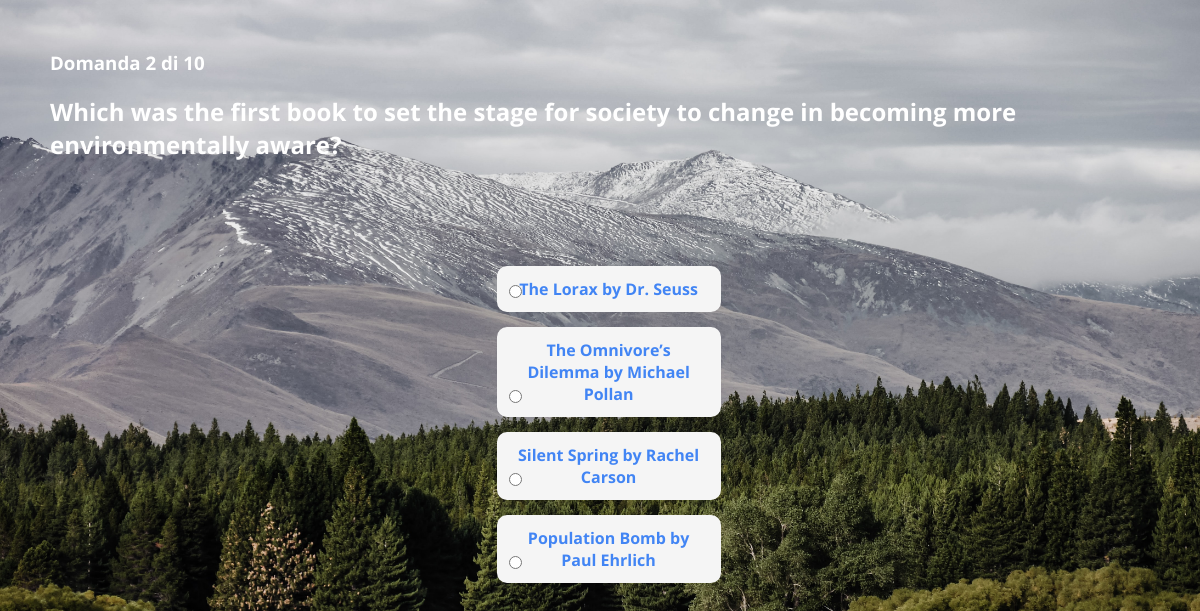
Page /quiz/questions/2 on the earlier database version.
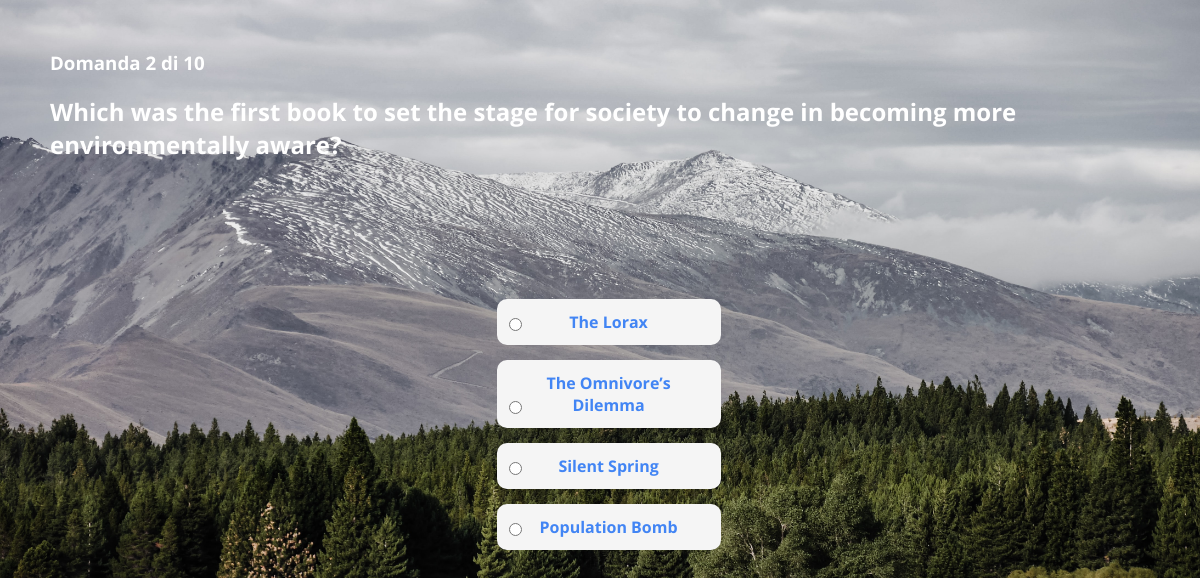
Same page on the later database version.
### quiz/models.py (models this page shows, shortened)
class Question(models.Model):
    prompt = models.CharField(max_length=1500)
    explanation = models.CharField(max_length=2000, default=None)
    def __str__(self):
        return f"{self.prompt}"

class Answers(models.Model):
    question = models.ForeignKey(Question, on_delete=models.CASCADE)
    text = models.CharField(max_length=1000)
    correct = models.BooleanField(default=False)
    def __str__(self):
        return f"{self.text}"

### quiz/views.py (the view)
# urls.py: path("questions/<int:num>", views.questions, name="questions"),
def questions(request, num):
    if 1 <= num <= 10:
        question = Question.objects.get(pk=num)
        answers = Answers.objects.filter(question=question)
        image = Backgrounds.objects.get(pk=num)
        questionNumber = num
        return render(request, "quiz/questions.html", {
        "question": question,
        "answers": answers,
        "questionNumber": questionNumber,
        "image": image
    })
    else:
        raise Http404("No such section")

### quiz/templates/quiz/questions.html (shortened to what this page needs)
{% load static %}
<link rel="stylesheet" type="text/css" href="{% static 'quiz/questions.css' %}">
<!DOCTYPE html>
<html lang="en">
    <head>
    </head>
    <body style="background-image: url(' {{ image.path }} ');">
            <div id="quizContainer">
                <div id="header">
                    <h3 style="margin-bottom: 20px;">Domanda {{ questionNumber }} di 10</h3>
                    <h2 style="margin-bottom: 20px;" id="qMobile">{{ question }}</h2>
                </div>
                <div id="content">
                    <ul>
                        {% for answer in answers %}
                        <li>
                            <form class="boxed">
                                <input type="radio" id="{{ answer.id }}" class="question" name="{{ answer.correct }}" value="{{ answer.correct }}">
                                <label for="{{ answer.id }}"> {{ answer }} </label>
                            </form>
                        </li>
                        {% endfor %}
                    </ul>
                </div>
            </div>
    </body>
</html>

### quiz/static/quiz/questions.css (style rules this page uses)
* { margin: 0; padding: 0; }
body { background-size: cover; color: white; background-image: no-repeat; font-family: 'Open Sans'; }
#quizContainer { width: 100%; height: 80%; display: grid; grid-template-rows: auto 1fr auto; }
#header { margin: 30px; padding: 20px; }
#content { display: grid; place-items: center; }
ul { list-style-type: none; }
li { margin: 15px; }
.boxed label { display: inline-block; width: 200px; padding: 10px; border: solid 2px whitesmoke; background-color: whitesmoke; border-radius: 10px; color: #4285F4; font-weight: bold; transition: all 0.3s; cursor: pointer; text-align: center; }
.boxed input { position: relative; left: 30px; top: 3px; border-color: whitesmoke; }

Differences in the rows shown:
changed Answers: False "☐ The Lorax by Dr. Seuss" → "☐ The Lorax"; text "The Lorax by Dr. Seuss" → "The Lorax"
changed Answers: False "☐ The Omnivore’s Dilemma by Mich" → "☐ The Omnivore’s Dilemma"; text "The Omnivore’s Dilemma by Michael Pollan" → "The Omnivore’s Dilemma"
changed Answers: True "☐ Silent Spring by Rachel Carson" → "☐ Silent Spring"; text "Silent Spring by Rachel Carson" → "Silent Spring"
changed Answers: False "☐ Population Bomb by Paul Ehrlic" → "☐ Population Bomb"; text "Population Bomb by Paul Ehrlich" → "Population Bomb"
